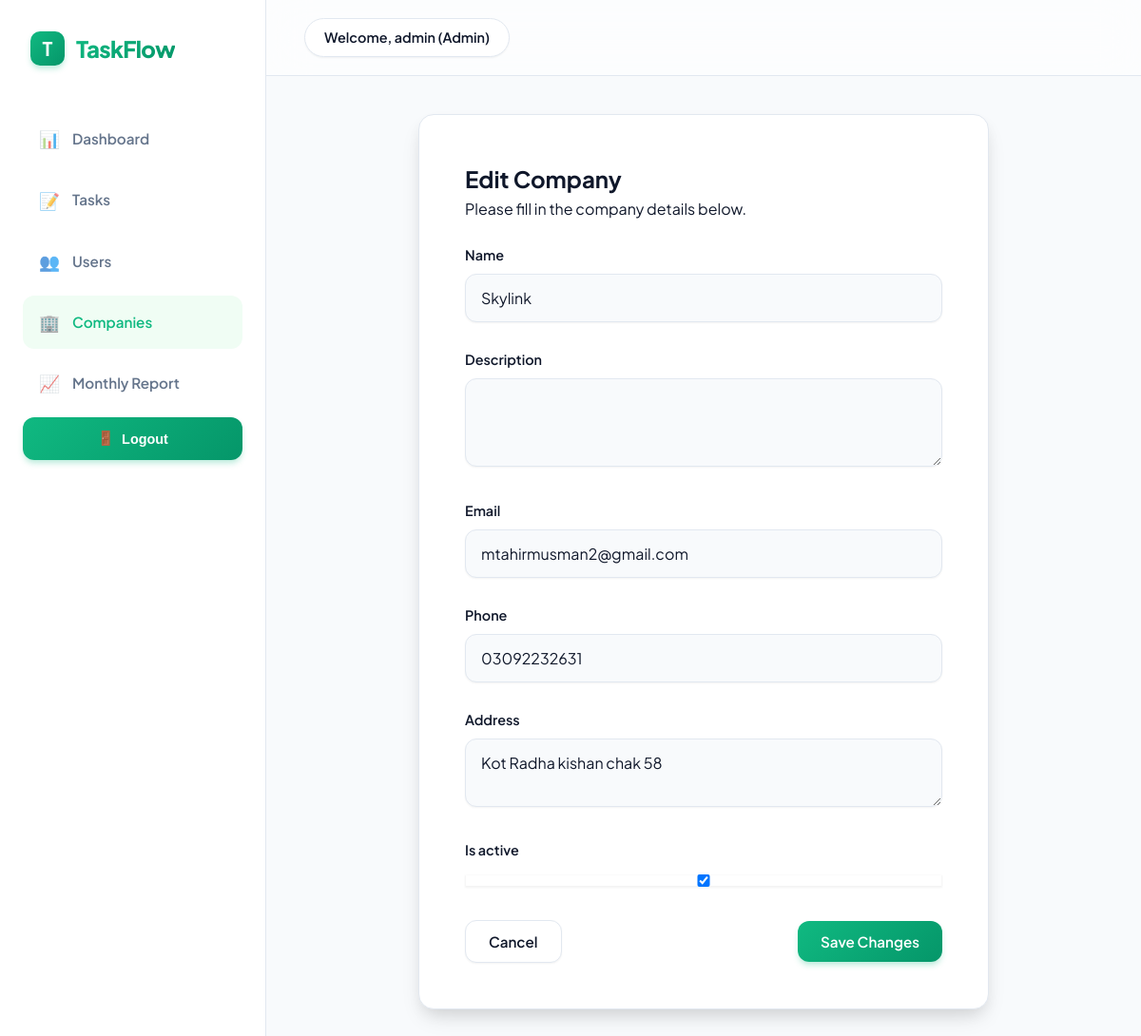
The app's page /company/2/update/ (signed in) with its own data.
### core/models.py (models this page shows, shortened)
class User(AbstractUser):
    ADMIN = 'admin'
    MANAGER = 'manager'
    STAFF = 'staff'
    ROLE_CHOICES = [
        (ADMIN, 'Admin'),
        (MANAGER, 'Manager'),
        (STAFF, 'Staff'),
    ]
    role = models.CharField(max_length=10, choices=ROLE_CHOICES, default=STAFF)
    company = models.ForeignKey(Company, on_delete=models.SET_NULL, null=True, blank=True, related_name='users')
    def is_admin(self):
        return self.role == self.ADMIN

class Company(models.Model):
    name = models.CharField(max_length=200)
    description = models.TextField(blank=True, null=True)
    email = models.EmailField(unique=True)
    phone = models.CharField(max_length=20, blank=True, null=True)
    address = models.TextField(blank=True, null=True)
    is_active = models.BooleanField(default=True)
    created_at = models.DateTimeField(auto_now_add=True)
    updated_at = models.DateTimeField(auto_now=True)
    class Meta:
        verbose_name_plural = "Companies"

### core/views.py (the view)
# urls.py: path('company/<int:pk>/update/', views.company_update, name='company-update'),
@login_required
@user_passes_test(lambda u: u.is_admin())
def company_update(request, pk):
    company = get_object_or_404(Company, pk=pk)
    if request.method == 'POST':
        form = CompanyForm(request.POST, instance=company)
        if form.is_valid():
            form.save()
            messages.success(request, 'Company updated successfully!')
            return redirect('company-list')
    else:
        form = CompanyForm(instance=company)
    if request.headers.get('x-requested-with') == 'XMLHttpRequest':
        return render(request, 'core/company_form_partial.html', {'form': form, 'company': company})
    return render(request, 'core/company_form.html', {'form': form, 'company': company})

### core/forms.py
class CompanyForm(forms.ModelForm):
    class Meta:
        model = Company
        fields = ('name', 'description', 'email', 'phone', 'address', 'is_active')
        widgets = {
            'description': forms.Textarea(attrs={'rows': 3}),
            'address': forms.Textarea(attrs={'rows': 2}),
        }
    def __init__(self, *args, **kwargs):
        super().__init__(*args, **kwargs)
        for field in self.fields.values():
            field.widget.attrs.update({'class': 'form-control'})

### templates/core/company_form.html (shortened to what this page needs)
{% extends 'base.html' %}
{% block content %}
<div style="max-width: 600px; margin: 0 auto;">
    <div class="card" style="padding: 3rem;">
        {% include 'core/company_form_partial.html' %}
    </div>
</div>
{% endblock %}

### templates/base.html (shortened to what this page needs)
{% load static %}
<!DOCTYPE html>
<html lang="en">
<head>
    <link rel="stylesheet" href="{% static 'css/style.css' %}?v=2.0">
</head>
<body>
    <div class="app-container">
        <nav id="sidebar" class="sidebar">
            <div class="logo">
                <div class="logo-icon">T</div>
                <h2>TaskFlow</h2>
            </div>
            <ul class="nav-links">
                {% if user.is_authenticated %}
                <li>
                    <a href="{% url 'dashboard' %}"
                        class="nav-item {% if request.resolver_match.url_name == 'dashboard' %}active{% endif %}">
                        <span class="icon">📊</span> Dashboard
                    </a>
                </li>
                <li>
                    <a href="{% url 'task-list' %}"
                        class="nav-item {% if 'task' in request.resolver_match.url_name %}active{% endif %}">
                        <span class="icon">📝</span> Tasks
                    </a>
                </li>
                {% if user.is_admin %}
                <li>
                    <a href="{% url 'user-list' %}"
                        class="nav-item {% if 'user' in request.resolver_match.url_name %}active{% endif %}">
                        <span class="icon">👥</span> Users
                    </a>
                </li>
                <li>
                    <a href="{% url 'company-list' %}"
                        class="nav-item {% if 'company' in request.resolver_match.url_name %}active{% endif %}">
                        <span class="icon">🏢</span> Companies
                    </a>
                </li>
                <li>
                    <a href="{% url 'monthly-report' %}"
                        class="nav-item {% if request.resolver_match.url_name == 'monthly-report' %}active{% endif %}">
                        <span class="icon">📈</span> Monthly Report
                    </a>
                </li>
                {% endif %}
                <li>
                    <form action="{% url 'logout' %}" method="post">
                        <button type="submit" class="btn-logout">
                            <span class="icon">🚪</span> Logout
                        </button>
                    </form>
                </li>
                {% else %}
                <li><a href="{% url 'login' %}"
                        class="nav-item {% if request.resolver_match.url_name == 'login' %}active{% endif %}">Login</a>
                </li>
                {% endif %}
            </ul>
        </nav>
        <main class="main-content">
            <header class="top-bar">
                <div class="user-info">
                    {% if user.is_authenticated %}
                    <span>Welcome, {{ user.username }} ({{ user.get_role_display }})</span>
                    {% endif %}
                </div>
            </header>
            <div class="content-wrapper">
                {% block content %}
                {% endblock %}
            </div>
        </main>
    </div>
</body>
</html>

### templates/core/company_form_partial.html (shortened to what this page needs)
<h2>{% if company %}Edit{% else %}Add New{% endif %} Company</h2>
<p class="text-secondary mb-4">Please fill in the company details below.</p>
<form method="post"
    action="{% if company %}{% url 'company-update' company.pk %}{% else %}{% url 'company-create' %}{% endif %}">
    {% for field in form %}
    <div class="form-group">
        <label for="{{ field.id_for_label }}">{{ field.label }}</label>
        {{ field }}
    </div>
    {% endfor %}
    <div class="flex justify-between items-center mt-4">
        <button type="button" onclick="closeCompanyModal()" class="btn">Cancel</button>
        <button type="submit" class="btn btn-primary">
            {% if company %}Save Changes{% else %}Create Company{% endif %}
        </button>
    </div>
</form>

### records on screen
User: username "admin", role "Admin"
Company: form "Skylink" "mtahirmusman2@gmail.com" "03092232631" "Kot Radha kishan chak 58" "☑"

### other values on screen
{{ field.label }} "Name" "Description" "Email" "Phone" "Address" "Is active"
